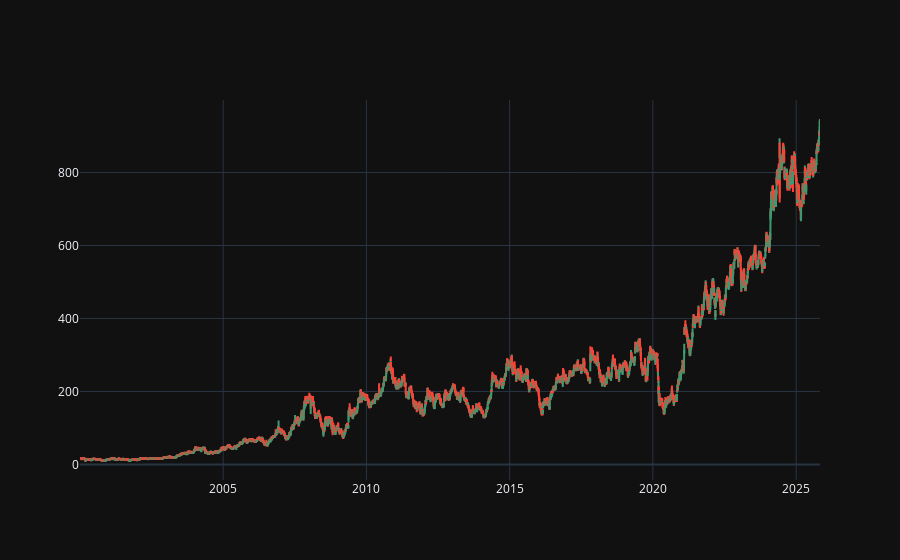

This figure's notebook cell:
### Markdown cell above
# EDA

### Code cell
# Candlesticks
import plotly.graph_objects as go

fig = go.Figure(data=[go.Candlestick(x = data['Date'], open = data['Open'],
                                    high = data['High'],
                                    low = data['Low'],
                                    close = data['Close'])])
fig.update_layout(xaxis_rangeslider_visible=False)
fig.show()

### Figure 1 — Plotly figure (JSON) as saved in the notebook; plotly's stock layout.template omitted (floating-point values rounded to 4 significant figures; data arrays with more than 128 entries replaced by an {"elided": "..."} marker saying what was removed)
{"data": [{"close": {"elided": "6445 str values"}, "high": {"elided": "6445 str values"}, "low": {"elided": "6445 str values"}, "open": {"elided": "6445 str values"}, "x": {"elided": "6445 str values"}, "type": "candlestick"}], "layout": {"xaxis": {"rangeslider": {"visible": false}}}}
